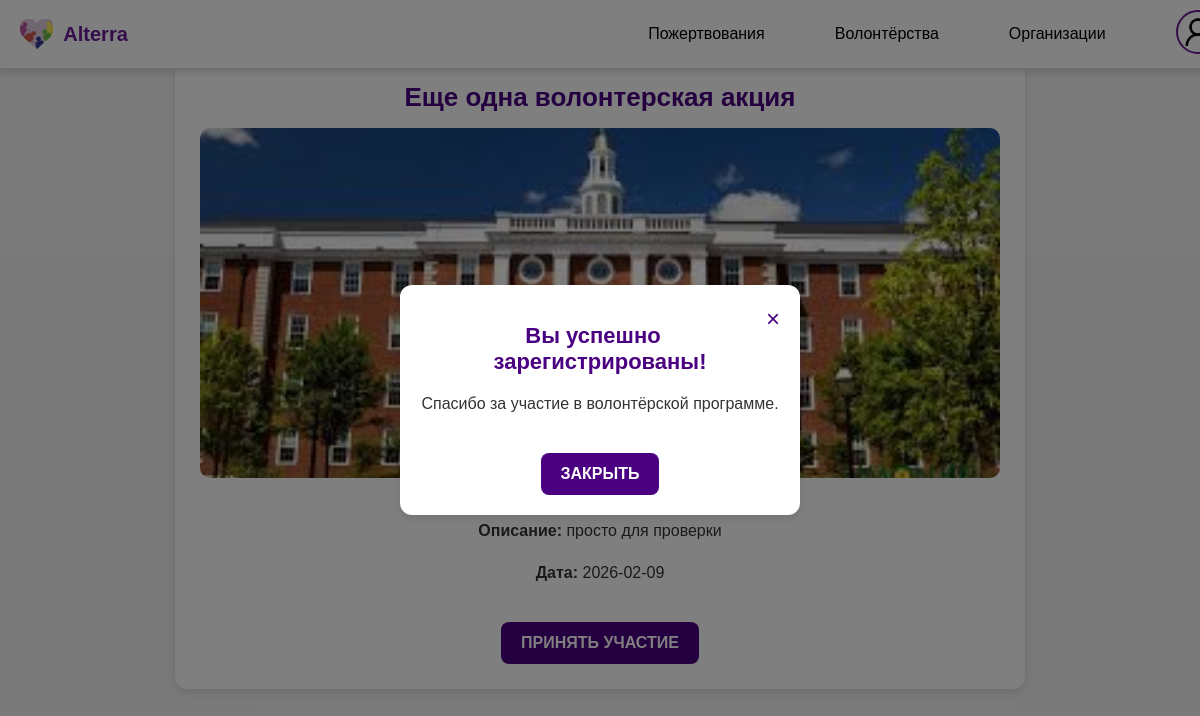
/volunteering/10, run on the app's committed database.
### tables this page shows
CREATE TABLE volunteering_opportunities (
            id INTEGER PRIMARY KEY AUTOINCREMENT,
            title TEXT NOT NULL,
            description TEXT NOT NULL,
            date TEXT NOT NULL,
            image_url TEXT NOT NULL,
            button_text TEXT NOT NULL
        , user_id INTEGER, status TEXT DEFAULT 'active');

### app.py (the view)
@app.route('/volunteering/<int:opportunity_id>')
def volunteering_details(opportunity_id):
    conn = get_db_connection()
    opportunity = conn.execute('SELECT * FROM volunteering_opportunities WHERE id = ?', (opportunity_id,)).fetchone()
    user_id = session.get("user_id")
    user = conn.execute("SELECT * FROM users WHERE id = ?", (user_id,)).fetchone()
    conn.close()
    if not opportunity:
        return "Волонтёрская программа не найдена", 404
    return render_template('volunteering_details.html', opportunity=opportunity, user = user)

### app.py (called while the page is built)
def get_db_connection():
    conn = sqlite3.connect(DATABASE)
    conn.row_factory = sqlite3.Row
    return conn

### templates/volunteering_details.html (shortened to what this page needs)
<!DOCTYPE html>
<html lang="ru">
<head>
</head>
<body>
    <header class="header">
        <div class="header-container">
            <div class="logo">
                <img src="/static/images/logo.png" alt="Alterra" class="logo-img">
                <span class="logo-text">Alterra</span>
            </div>
            <nav class="nav">
                <a href="{{ url_for('home') }}">Пожертвования</a>
                <a href="{{ url_for('volunteering') }}">Волонтёрства</a>
                <a href="{{ url_for('organizations') }}">Организации</a>
            </nav>
            <div class="user-profile">
                {% if session.get('user_id') %}
                    <a href="{{ url_for('profile') }}">
                        <img src="{{ user['avatar'] if user['avatar'] else '/static/images/default_avatar.png' }}" class="user-avatar">
                    </a>
                    <a href="{{ url_for('logout') }}" class="logout-link">Выйти</a>
                {% else %}
                    <a href="{{ url_for('login') }}">
                        <img src="/static/images/user.png" alt="Гость" class="user-avatar">
                    </a>
                {% endif %}
            </div>
        </div>
    </header>
    <div class="container">
        <h1>{{ opportunity.title }}</h1>
        <p><strong>Описание:</strong> {{ opportunity.description }}</p>
        <p><strong>Дата:</strong> {{ opportunity.date }}</p>
        <button class="btn" onclick="joinVolunteering({{ opportunity.id }})">Принять участие</button>
    </div>
    <div id="successModal" class="modal">
        <div class="modal-content">
            <span class="close" onclick="closeSuccessModal()">&times;</span>
            <h2>Вы успешно зарегистрированы!</h2>
            <p>Спасибо за участие в волонтёрской программе.</p>
            <button class="btn" onclick="closeSuccessModal()">Закрыть</button>
        </div>
    </div>
</body>
</html>

### templates/volunteering_details.html (style rules this page uses)
body { font-family: 'Arial', sans-serif; background: #f4f4f4; color: #4B0082; margin: 0; padding: 0; }
.container { max-width: 800px; margin: 40px auto; background: white; padding: 25px; border-radius: 12px; box-shadow: 0px 4px 10px rgba(0, 0, 0, 0.1); text-align: center; }
h1 { font-size: 26px; color: #4B0082; margin-bottom: 15px; }
p { font-size: 16px; line-height: 1.6; color: #333; }
.btn { display: inline-block; padding: 12px 20px; background: #4B0082; color: white; font-weight: bold; text-transform: uppercase; border: none; border-radius: 8px; cursor: pointer; transition: all 0.3s ease-in-out; font-size: 16px; margin-top: 20px; text-decoration: none; }
.modal { display: none; position: fixed; z-index: 1000; left: 0; top: 0; width: 100%; height: 100%; background-color: rgba(0, 0, 0, 0.5); display: flex; align-items: center; justify-content: center; }
.modal-content { background-color: white; padding: 20px; border-radius: 12px; text-align: center; width: 360px; box-shadow: 0px 4px 10px rgba(0, 0, 0, 0.1); color: #4B0082; }
.modal-content h2 { margin-bottom: 10px; font-size: 22px; }
.close { float: right; font-size: 24px; cursor: pointer; color: #4B0082; }
.header { background-color: #fff; border-bottom: 2px solid #e0e0e0; padding: 10px 20px; display: flex; justify-content: center; align-items: center; position: fixed; top: 0; width: 100%; z-index: 1000; box-shadow: 0 4px 6px rgba(0, 0, 0, 0.1); }
.header-container { width: 100%; max-width: 1200px; display: flex; justify-content: space-between; align-items: center; }
.logo { display: flex; align-items: center; }
.logo-img { height: 30px; margin-right: 10px; }
.logo-text { font-size: 20px; font-weight: bold; color: #6a1b9a; }
.user-profile { display: flex; align-items: center; gap: 10px; }
.user-profile img { width: 40px; height: 40px; border-radius: 50%; }
.nav { display: flex; gap: 50px; margin-left: 450px; }
.nav a { text-decoration: none; color: #000; padding: 5px 10px; border-radius: 5px; transition: background-color 0.3s; }
.user-profile { display: flex; align-items: center; }
.user-avatar { height: 40px; width: 40px; border-radius: 50%; object-fit: cover; border: 2px solid #6a1b9a; }
.logo { font-size: 24px; font-weight: bold; color: #6a1b9a; }

### data on the page
volunteering_opportunities: title "Еще одна волонтерская акция", description "просто для проверки", date "2026-02-09"
